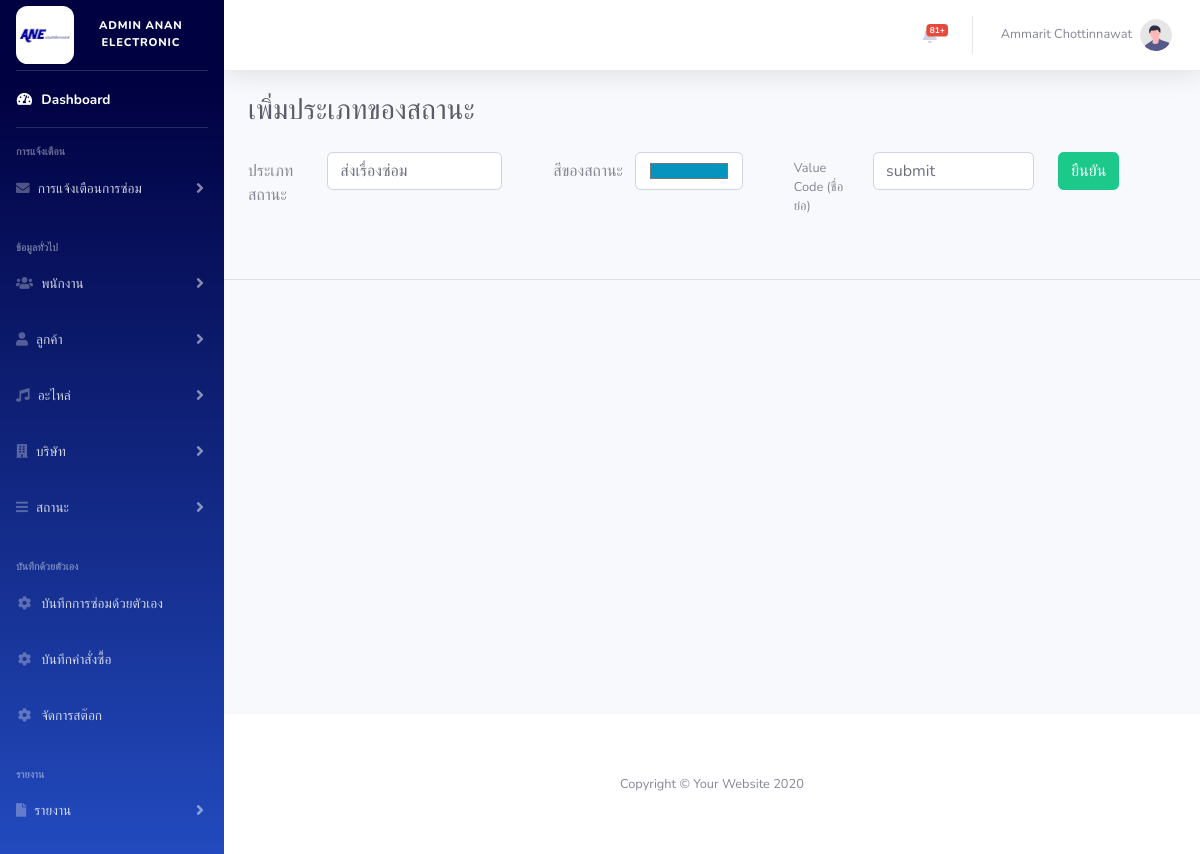
The app's page /admin/edit_status.php?id=1 (signed in) with its own data.
### tables this page shows
CREATE TABLE `status_type` (
  `status_id` int(6) NOT NULL,
  `status_name` varchar(255) DEFAULT NULL,
  `status_color` varchar(50) DEFAULT NULL,
  `del_flg` tinyint(1) NOT NULL DEFAULT 0 COMMENT 'ลบ = 1',
  `value_code` varchar(10) DEFAULT NULL COMMENT 'เก็บชื่อย่อ'
);

### admin/edit_status.php (the view, shortened to what this page needs)
<?php
include('../database/condb.php');
?>
<!DOCTYPE html>
<html lang="en">
<head>
    <link href="vendor/fontawesome-free/css/all.min.css" rel="stylesheet" type="text/css">
    <link href="css/sb-admin-2.min.css" rel="stylesheet">
    <link href="vendor/datatables/dataTables.bootstrap4.min.css" rel="stylesheet">
</head>
<body id="page-top">
    <div id="wrapper">
        <?php
        include('bar/sidebar.php');
        ?>
        <div id="content-wrapper" class="d-flex flex-column">
            <div id="content">
                <?php
                include('bar/topbar_admin.php');
                $status_id = $_GET['id'];
                $sql = "SELECT * FROM status_type WHERE status_id = '$status_id' AND del_flg = '0'";
                $result = mysqli_query($conn, $sql);
                $row = mysqli_fetch_array($result);
                ?>
                <form id="edit_status" action="action/edit_status.php" method="POST">
                    <div class="container-fluid">
                        <div class="d-sm-flex align-items-center justify-content-between mb-4">
                            <h1 class="h3 mb-0 text-gray-800">เพิ่มประเภทของสถานะ</h1>
                        </div>
                        <div class="mb-3 row">
                            <label for="staticEmail" class="col-sm-1 col-form-label">ประเภทสถานะ</label>
                            <div class="col-sm-3">
                                <div class="form-group">
                                    <div class="row">
                                        <div class="col-md-10">
                                            <input type="text" name="status_name" id="inputstatus_name" class="form-control" id="staticEmail" onblur="checkStatus()" placeholder="กรุณาใส่ประเภทที่ต้องการเพิ่มอะไหล่" value="<?= $row['status_name'] ?>" required>
                                        </div>
                                    </div>
                                </div>
                            </div>
                            <label for="staticEmail" class="col-sm-0 col-form-label">สีของสถานะ</label>
                            <div class="col-sm-2">
                                <div class="form-group">
                                    <div class="row">
                                        <div class="col-md-10">
                                            <input type="color" name="status_color" id="inputstatus_name" class="form-control" id="staticEmail" placeholder="กรุณากรอกสีที่ต้องการ (ตัวอย่าง 'red')" value="<?= $row['status_color'] ?>" required>
                                        </div>
                                    </div>
                                </div>
                            </div>
                            <label for="staticEmail" class="col-sm-1 col-form-label" style="font-size: 80%;">Value Code (ชื่อย่อ)</label>
                            <div class="col-sm-4">
                                <div class="form-group">
                                    <div class="row">
                                        <div class="col-md-7">
                                            <input type="text" name="value_code" id="inputvalue_code" class="form-control" onblur="checkValue()" placeholder="กรุณาใส่ประเภทที่ต้องการเพิ่มอะไหล่" value="<?= $row['value_code'] ?>" required>
                                        </div>
                                        <div class="col-md-3">
                                            <button type="submit" class="btn btn-success" onclick="showConfirmation(event)">ยืนยัน</button>
                                        </div>
                                    </div>
                                </div>
                            </div>
                        </div>
                    </div>
                </form>
                <br>
                <hr>
                <br>
            </div>
            <footer class="sticky-footer bg-white">
                <?php
                include('bar/admin_footer.php');
                ?>
            </footer>
        </div>
    </div>
</body>
</html>

### records on screen
status_type: status_name "ส่งเรื่องซ่อม", status_color "#0693bd", value_code "submit"

### other values on screen
$num_rows[0]-1 "81"
$_SESSION["fname"] "Ammarit"
$_SESSION["lname"] "Chottinnawat"
